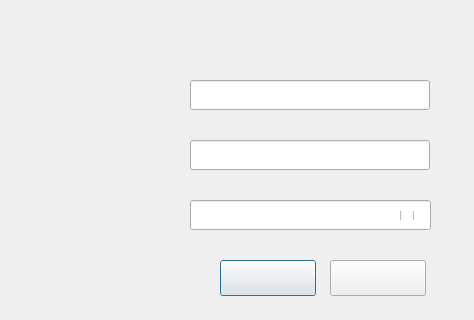
<?xml version="1.0" encoding="UTF-8"?>
<ui version="4.0">
 <class>WiFiConfigDialog</class>
 <widget class="QDialog" name="WiFiConfigDialog">
  <property name="geometry">
   <rect>
    <x>0</x>
    <y>0</y>
    <width>474</width>
    <height>320</height>
   </rect>
  </property>
  <property name="windowTitle">
   <string>Dialog</string>
  </property>
  <widget class="QLabel" name="lbTitle">
   <property name="geometry">
    <rect>
     <x>60</x>
     <y>30</y>
     <width>290</width>
     <height>30</height>
    </rect>
   </property>
   <property name="text">
    <string/>
   </property>
  </widget>
  <widget class="QLabel" name="lbWifiName">
   <property name="geometry">
    <rect>
     <x>60</x>
     <y>140</y>
     <width>90</width>
     <height>30</height>
    </rect>
   </property>
   <property name="text">
    <string/>
   </property>
  </widget>
  <widget class="QLabel" name="lbWifiPassord">
   <property name="geometry">
    <rect>
     <x>60</x>
     <y>200</y>
     <width>90</width>
     <height>30</height>
    </rect>
   </property>
   <property name="text">
    <string/>
   </property>
  </widget>
  <widget class="QLineEdit" name="leWiFiName">
   <property name="geometry">
    <rect>
     <x>190</x>
     <y>140</y>
     <width>240</width>
     <height>30</height>
    </rect>
   </property>
  </widget>
  <widget class="QLineEdit" name="leWifiPassword">
   <property name="geometry">
    <rect>
     <x>190</x>
     <y>200</y>
     <width>241</width>
     <height>30</height>
    </rect>
   </property>
  </widget>
  <widget class="QPushButton" name="btnCancel">
   <property name="geometry">
    <rect>
     <x>220</x>
     <y>260</y>
     <width>96</width>
     <height>36</height>
    </rect>
   </property>
   <property name="text">
    <string/>
   </property>
  </widget>
  <widget class="QPushButton" name="btnOk">
   <property name="geometry">
    <rect>
     <x>330</x>
     <y>260</y>
     <width>96</width>
     <height>36</height>
    </rect>
   </property>
   <property name="text">
    <string/>
   </property>
  </widget>
  <widget class="QLabel" name="lbWifiId">
   <property name="geometry">
    <rect>
     <x>60</x>
     <y>80</y>
     <width>121</width>
     <height>30</height>
    </rect>
   </property>
   <property name="text">
    <string/>
   </property>
  </widget>
  <widget class="QLineEdit" name="leWifiId">
   <property name="geometry">
    <rect>
     <x>190</x>
     <y>80</y>
     <width>240</width>
     <height>30</height>
    </rect>
   </property>
  </widget>
  <widget class="QCheckBox" name="checkBoxPwd">
   <property name="geometry">
    <rect>
     <x>400</x>
     <y>211</y>
     <width>18</width>
     <height>9</height>
    </rect>
   </property>
   <property name="text">
    <string/>
   </property>
  </widget>
 </widget>
 <resources/>
 <connections/>
</ui>
